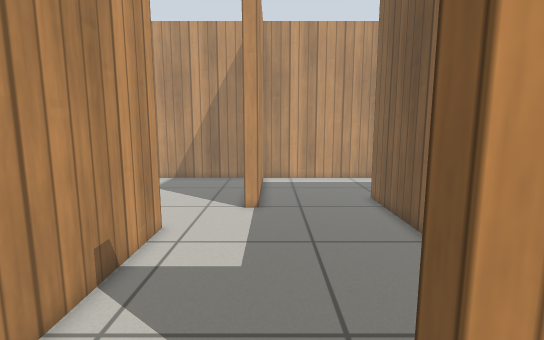
[1] (above)

23 first-person views from a walk through a world built for the Gazebo simulator. The camera is 0.83 m above the floor, tilts 8° down and sees 85° across. The floor is counted in squares, 0.2 m on a side. Each view is taken from the middle of a square. On the plan, view 1 faces up. The plan holds only what a view shows up to about 20 squares ahead; the rest is blank. Simple patterns stand in for the simulator's built-in surfaces.

[2]
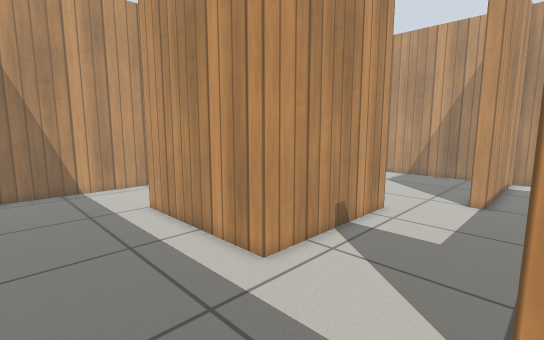

[3]
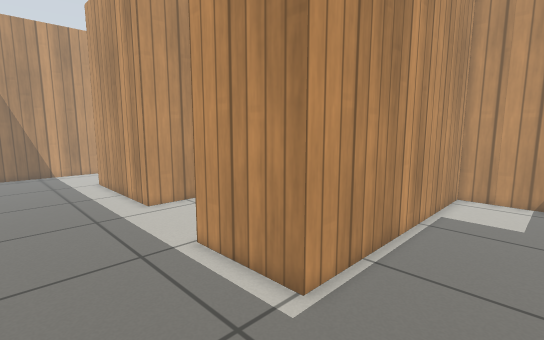

[4]
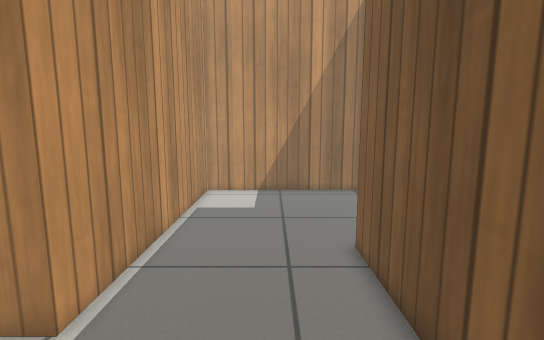

[5]
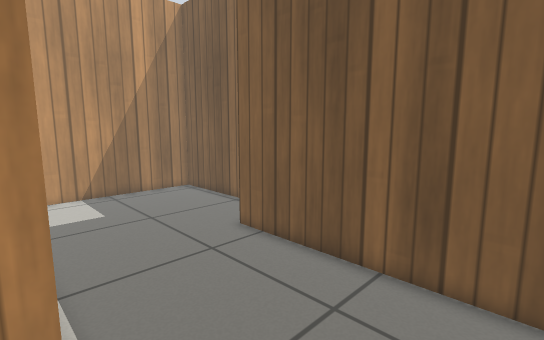

[6]
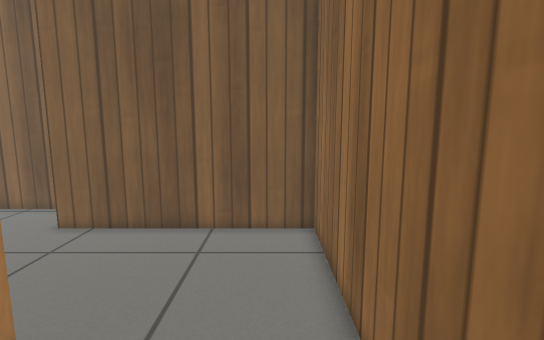

[7]
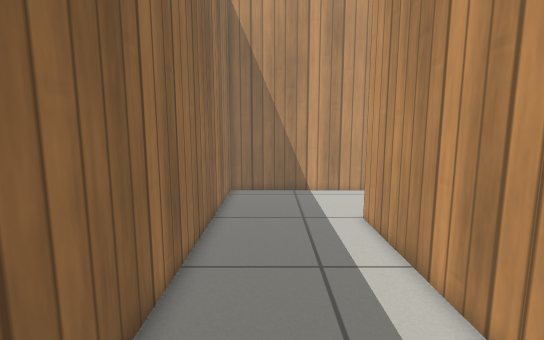

[8]
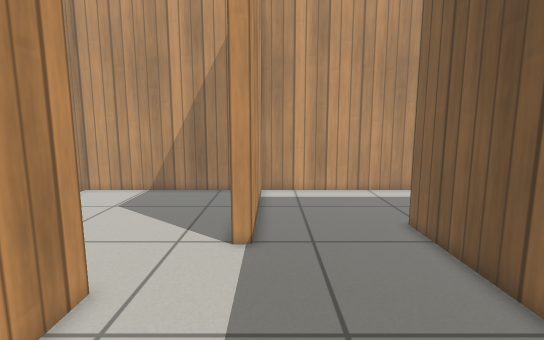

[9]
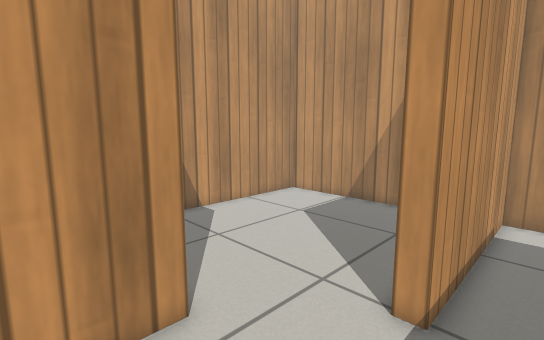

[10]
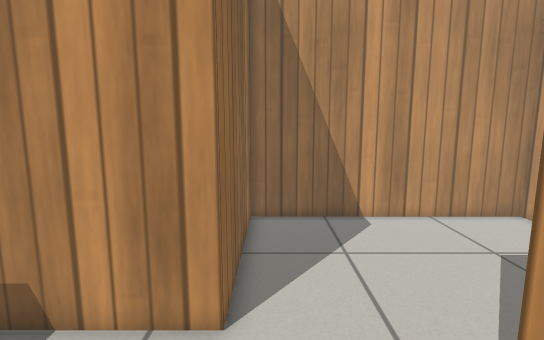

[11]
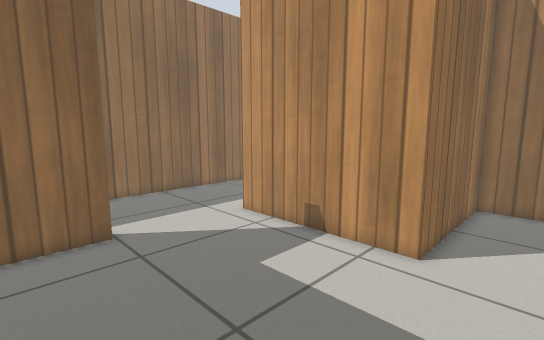

[12]
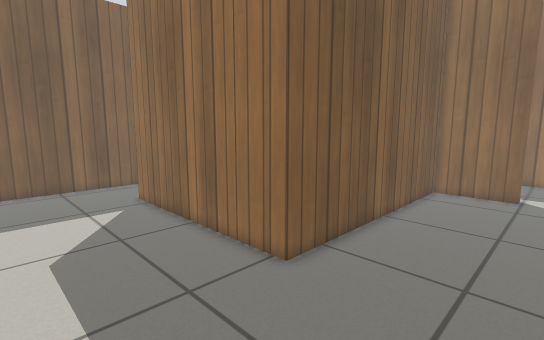

[13]
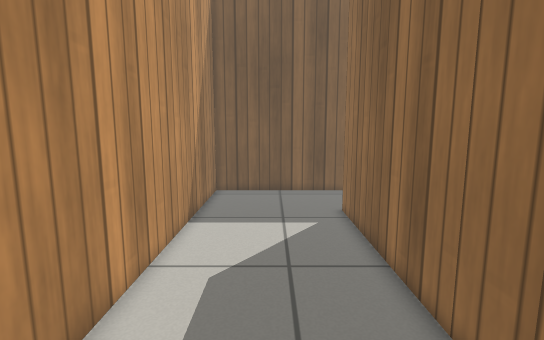

[14]
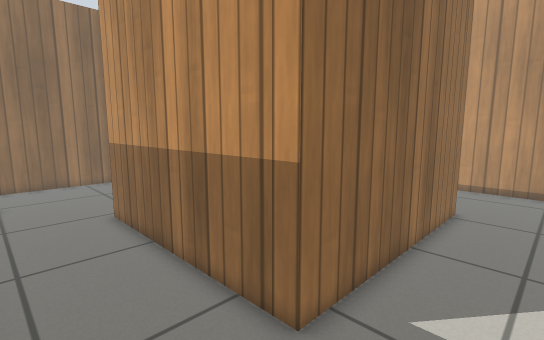

[15]
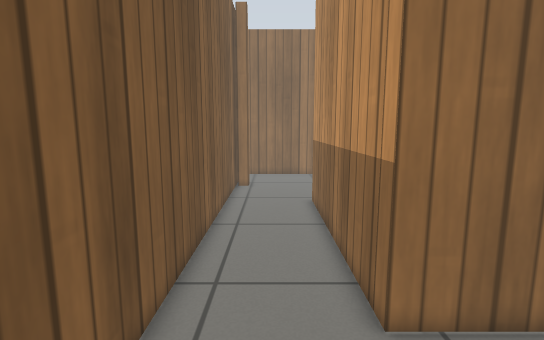

[16]
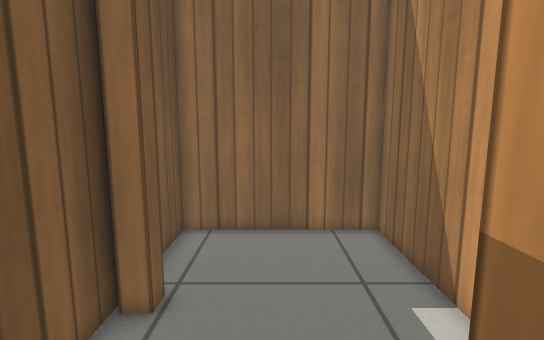

[17]
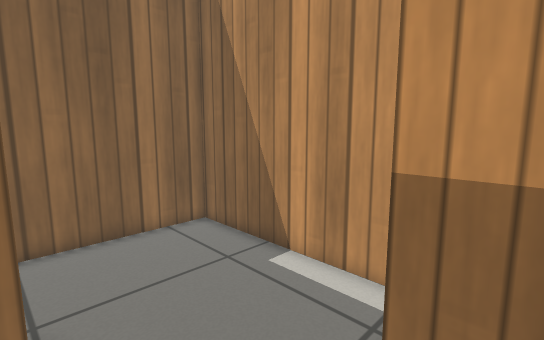

[18]
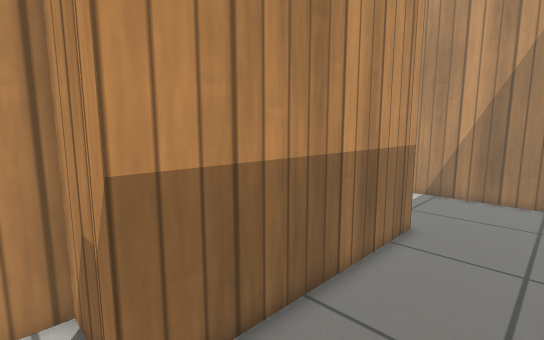

[19]
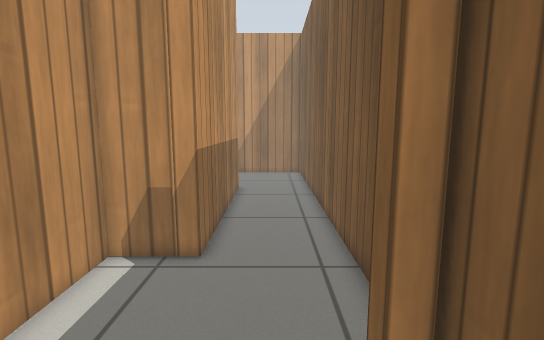

[20]
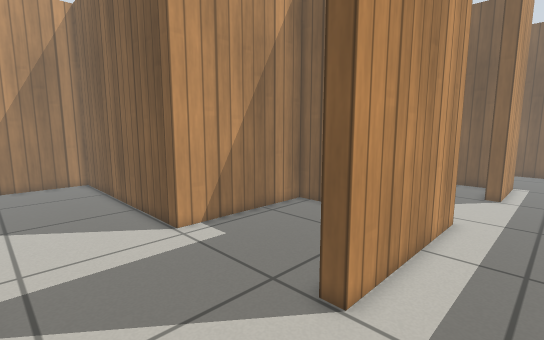

[21]
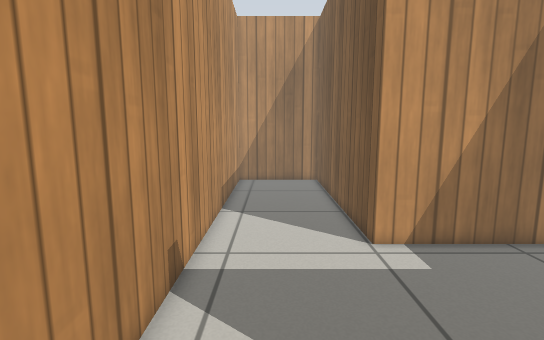

[22]
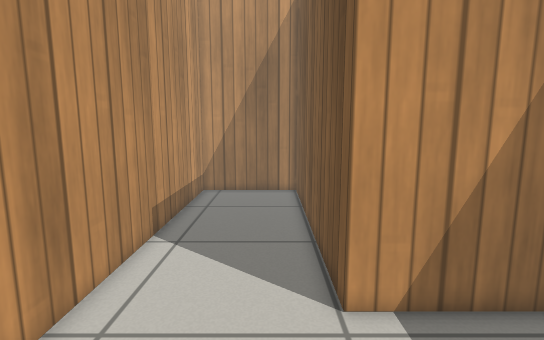

[23]
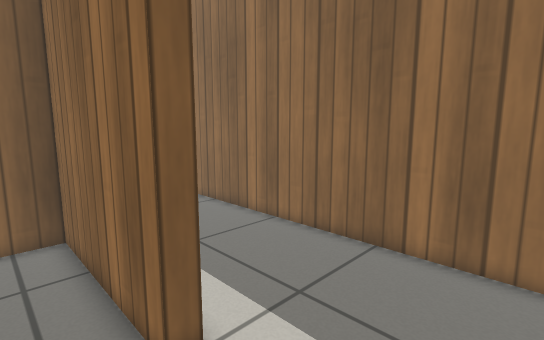

### Floor plan
Ten units are one square. View 1 is at (0, 0); x grows to the right and y downward. Boxes are objects, and circles mark ways between rooms. Rooms are numbered by the first view taken in them; rooms with no view inside come last. Other rooms are left out.
<svg viewBox="-201 -253 432 296">
<path fill="none" stroke="#000" d="M-46 -33 -134 -33 -134 -40M36 38 139 38 139 -70M169 -91 169 -150M-196 -44 -196 38 -2 38M169 -167 67 -167 67 -24 17 -24 17 -32M17 -32 59 -32 59 -154M-46 -120 -46 -33M-7 -152 -15 -152M59 -154 59 -174 177 -174 177 -62 147 -62 147 38 226 38 226 -248 -7 -248 -7 -152M225 -11 217 -11 217 -18 225 -18M-134 -40 -54 -40 -54 -57M-54 -96 -54 -112 -134 -112 -134 -248 -196 -248 -196 -44M-28 -248 -126 -248 -126 -120 -46 -120"/>
<circle cx="-15" cy="-30" r="3" fill="#2a7"/>
<circle cx="-165" cy="-35" r="3" fill="#2a7"/>
<circle cx="25" cy="-165" r="3" fill="#2a7"/>
<circle cx="-28" cy="-135" r="3" fill="#2a7"/>
<text x="10" y="-30">1</text>
<text x="10" y="-90">2</text>
<text x="140" y="-180">3</text>
<text x="-150" y="-130">4</text>
<text x="-70" y="-180">5</text>
</svg>
Room 1 opens to room 2. Room 1 opens to room 4. Room 2 opens to room 3. Room 2 opens to room 5.

Where each view was taken, in squares from view 1:
view 1: 0 up, 0 right, facing up
view 2: 3 down, 2 right, facing up-left
view 3: 3 down, 11 right, facing up-left
view 4: 3 down, 11 right, facing up
view 5: 3 down, 6 right, facing up-right
view 6: 2 down, 2 right, facing right
view 7: 1 down, 0 right, facing left
view 8: 5 up, 0 right, facing up
view 9: 9 up, 1 right, facing up-left
view 10: 13 up, 1 right, facing left
view 11: 15 up, 5 right, facing down-left
view 12: 24 up, 0 right, facing down-right
view 13: 21 up, 3 right, facing right
view 14: 21 up, 22 right, facing down-left
view 15: 23 up, 20 right, facing down
view 16: 8 up, 19 right, facing down
view 17: 8 up, 22 right, facing down-left
view 18: 5 up, 22 right, facing up-left
view 19: 3 down, 20 right, facing up
view 20: 0 up, 19 left, facing up-right
view 21: 1 up, 17 left, facing up
view 22: 5 up, 15 left, facing up
view 23: 6 up, 18 left, facing down-right
